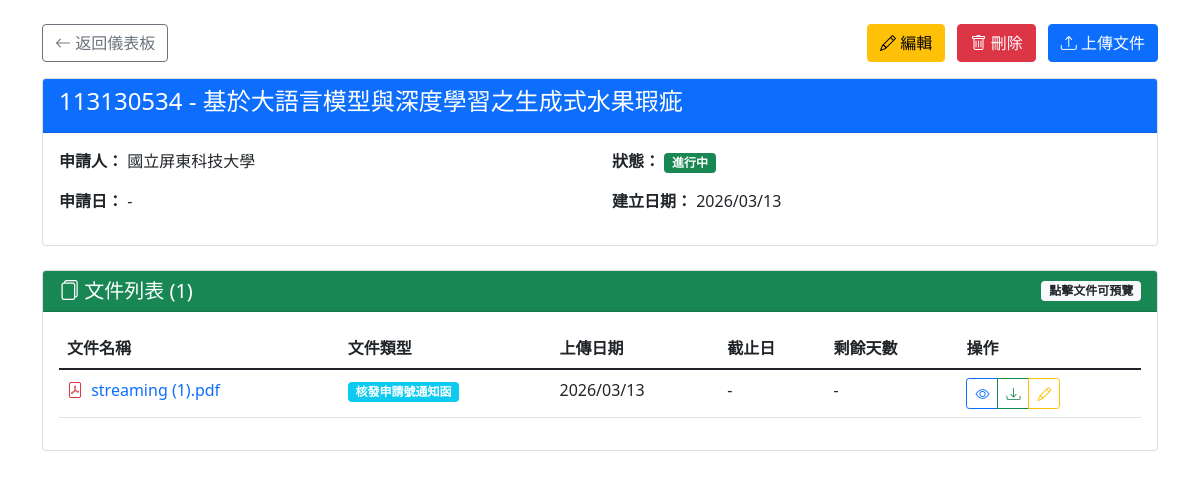
Page /cases/1 on the committed database.
### app/models/case.py (models this page shows)
class Case(Base):
    __tablename__ = "cases"
    id = Column(Integer, primary_key=True, index=True)
    case_no = Column(String(50), unique=True, index=True, nullable=False)
    title = Column(String(255), nullable=False)
    description = Column(String(1000), nullable=True)
    applicant = Column(String(255), nullable=True)
    filing_date = Column(DateTime, nullable=True)
    status = Column(String(50), default="進行中")
    created_at = Column(DateTime, default=lambda: datetime.now(timezone.utc))
    deadline = Column(Date, nullable=True)
    documents = relationship("Document", back_populates="case", cascade="all, delete-orphan")

### app/models/document.py (models this page shows)
class Document(Base):
    __tablename__ = "documents"
    id = Column(Integer, primary_key=True, index=True)
    case_id = Column(Integer, ForeignKey("cases.id", ondelete="CASCADE"), nullable=False)
    filename = Column(String(255), nullable=False)
    file_path = Column(String(500), nullable=False)
    uploaded_at = Column(DateTime, default=lambda: datetime.now(timezone.utc))
    text_content = Column(Text, nullable=True)
    doc_type = Column(String(100), nullable=True)
    extracted_data = Column(JSON, nullable=True)
    deadline = Column(DateTime, nullable=True)
    deadline_days = Column(Integer, nullable=True)
    case = relationship("Case", back_populates="documents")

### app/routers/case_page.py (the view)
@router.get("/cases/{case_id}", response_class=HTMLResponse)
def case_detail(request: Request, case_id: int, db: Session = Depends(get_db)):
    case = db.query(Case).filter(Case.id == case_id).first()
    if not case:
        raise HTTPException(status_code=404, detail="案件不存在")
    return templates.TemplateResponse("case_detail.html", {
        "request": request,
        "case": case,
        "now": datetime.now()
    })

### templates/case_detail.html (shortened to what this page needs)
<!DOCTYPE html>
<html>
<head>
    <link href="https://cdn.jsdelivr.net/npm/bootstrap@5.1.3/dist/css/bootstrap.min.css" rel="stylesheet">
    <link rel="stylesheet" href="https://cdn.jsdelivr.net/npm/bootstrap-icons@1.8.1/font/bootstrap-icons.css">
</head>
<body class="container mt-4">
<div class="mb-3 d-flex justify-content-between align-items-center">
    <a href="/cases" class="btn btn-outline-secondary">
        <i class="bi bi-arrow-left"></i> 返回儀表板
    </a>
    <div>
        <a href="/cases/{{ case.id }}/edit" class="btn btn-warning me-2">
            <i class="bi bi-pencil"></i> 編輯
        </a>
        <button type="button" class="btn btn-danger me-2" data-bs-toggle="modal" data-bs-target="#deleteModal">
            <i class="bi bi-trash"></i> 刪除
        </button>
        <a href="/cases/{{ case.id }}/upload" class="btn btn-primary">
            <i class="bi bi-upload"></i> 上傳文件
        </a>
    </div>
</div>
<div class="card mb-4">
    <div class="card-header bg-primary text-white">
        <h4>{{ case.case_no }} - {{ case.title }}</h4>
    </div>
    <div class="card-body">
        <div class="row">
            <div class="col-md-6">
                <p><strong>申請人：</strong> {{ case.applicant or '未填寫' }}</p>
                <p><strong>申請日：</strong> {{ case.filing_date.strftime('%Y/%m/%d') if case.filing_date else '-' }}</p>
            </div>
            <div class="col-md-6">
                <p><strong>狀態：</strong>
                    <span class="badge {% if case.status == '進行中' %}bg-success{% else %}bg-secondary{% endif %}">
                        {{ case.status }}
                    </span>
                </p>
                <p><strong>建立日期：</strong> {{ case.created_at.strftime('%Y/%m/%d') }}</p>
            </div>
        </div>
    </div>
</div>
<div class="card">
    <div class="card-header bg-success text-white d-flex justify-content-between align-items-center">
        <h5 class="mb-0"><i class="bi bi-files"></i> 文件列表 ({{ case.documents|length }})</h5>
        <span class="badge bg-light text-dark">點擊文件可預覽</span>
    </div>
    <div class="card-body">
        {% if case.documents %}
        <div class="table-responsive">
            <table class="table table-hover">
                <thead>
                    <tr>
                        <th>文件名稱</th>
                        <th>文件類型</th>
                        <th>上傳日期</th>
                        <th>截止日</th>
                        <th>剩餘天數</th>
                        <th>操作</th>
                    </tr>
                </thead>
                <tbody>
                    {% for doc in case.documents %}
                    <tr class="{% if doc.deadline and (doc.deadline - now).days <= 7 %}table-danger{% endif %}">
                        <td>
                            <i class="bi bi-file-pdf text-danger me-1"></i>
                            <a href="/documents/{{ doc.id }}/preview" target="_blank" class="text-decoration-none">
                                {{ doc.filename }}
                            </a>
                        </td>
                        <td>
                            {% if doc.doc_type and doc.doc_type != '未知類型' %}
                                <span class="badge bg-info">{{ doc.doc_type }}</span>
                            {% else %}
                                <span class="badge bg-secondary">未分類</span>
                            {% endif %}
                        </td>
                        <td>{{ doc.uploaded_at.strftime('%Y/%m/%d') }}</td>
                        <td>
                            {% if doc.deadline %}
                                {{ doc.deadline.strftime('%Y/%m/%d') }}
                            {% else %}
                                -
                            {% endif %}
                        </td>
                        <td>
                            {% if doc.deadline %}
                                {% set days = (doc.deadline - now).days %}
                                {% if days < 0 %}
                                    <span class="badge bg-danger">過期 {{ -days }}天</span>
                                {% elif days <= 7 %}
                                    <span class="badge bg-warning text-dark">{{ days }}天</span>
                                {% else %}
                                    <span class="badge bg-success">{{ days }}天</span>
                                {% endif %}
                            {% else %}
                                -
                            {% endif %}
                        </td>
                        <td>
                            <div class="btn-group btn-group-sm" role="group">
                                <a href="/documents/{{ doc.id }}/preview" class="btn btn-outline-primary" target="_blank" title="預覽">
                                    <i class="bi bi-eye"></i>
                                </a>
                                <a href="/documents/{{ doc.id }}/download" class="btn btn-outline-success" title="下載">
                                    <i class="bi bi-download"></i>
                                </a>
                                <a href="/documents/{{ doc.id }}/edit" class="btn btn-outline-warning" title="編輯">
                                    <i class="bi bi-pencil"></i>
                                </a>
                            </div>
                        </td>
                    </tr>
                    {% endfor %}
                </tbody>
            </table>
        </div>
        {% else %}
        <div class="alert alert-info text-center py-4">
            <i class="bi bi-folder2-open display-4"></i><br>
            <p class="mb-0">尚無文件，請點擊「上傳文件」按鈕上傳 PDF</p>
        </div>
        {% endif %}
    </div>
</div>
</body>
</html>

### rows in the picture
Case: case_no "113130534", title "基於大語言模型與深度學習之生成式水果瑕疵", applicant "國立屏東科技大學", filing_date "-", status "進行中", created_at "2026/03/13"
Document: filename "streaming (1).pdf", doc_type "核發申請號通知函", uploaded_at "2026/03/13"

### other values in the picture
{{ case.documents|length }} "1"
